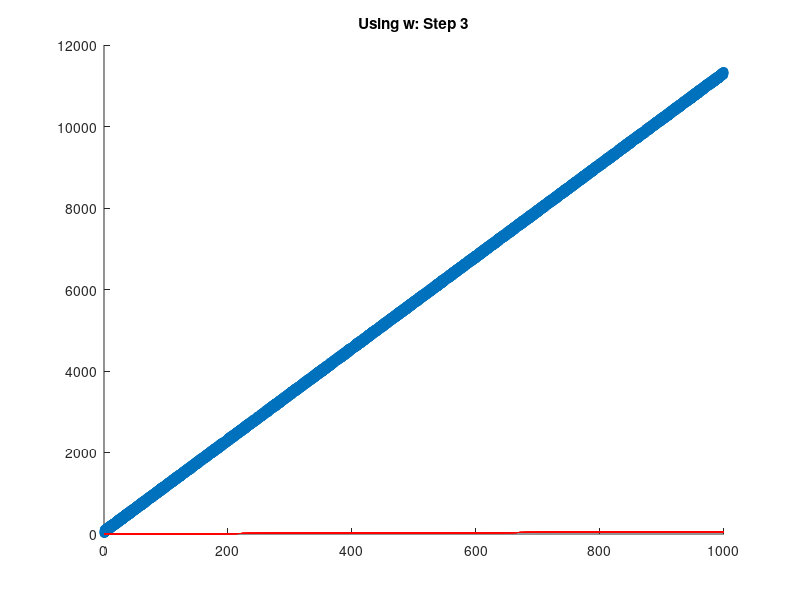
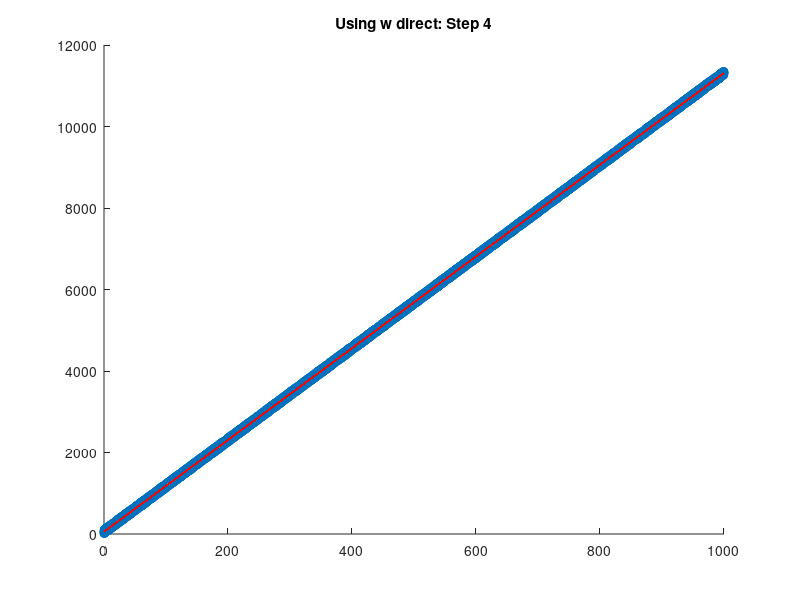
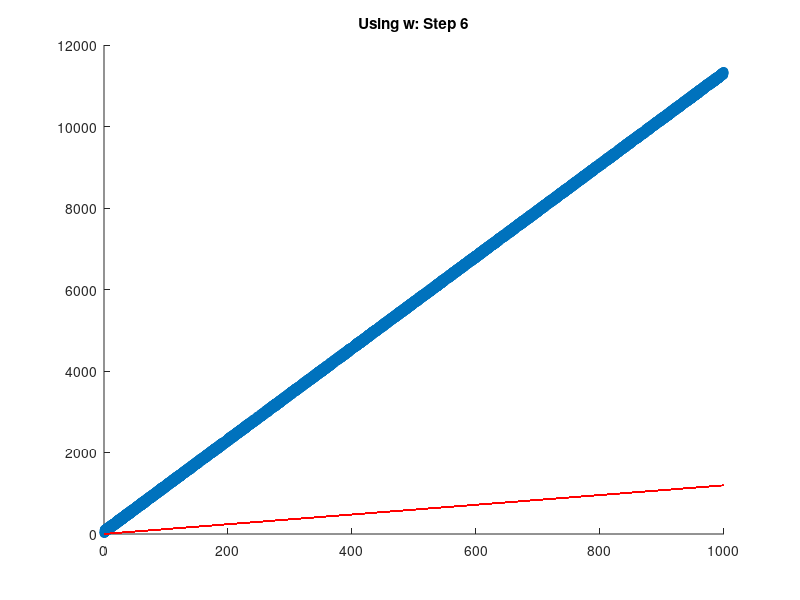
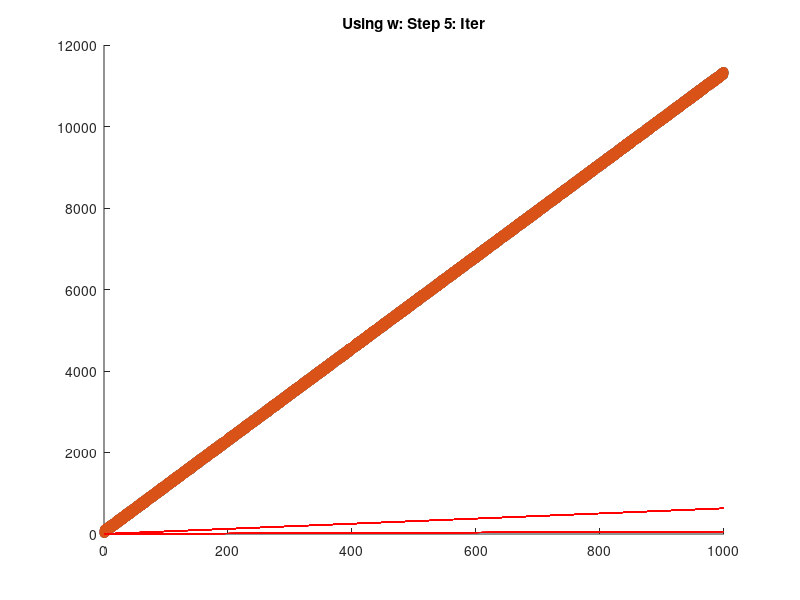

MATLAB code for these plots, in order:
TrainData= csvread('train.csv');
TestData= csvread('test.csv');

size(TrainData)
TrainData(1,:)=[];
size(TrainData)

size(TestData)
TestData(1,:)=[];
size(TestData)

NTrain= length(TrainData);
NTest= length(TestData);

XTrain= zeros(NTrain,1);
YTrain=zeros(NTrain,1);
New_XTrain= zeros(NTrain,2);

% Step 1

for i=1:NTrain
	XTrain(i)= TrainData(i,1);
	YTrain(i)= TrainData(i,2);
endfor

New_XTrain(:, 1)= 1;
New_XTrain(:, 2)= XTrain;

% Step 2
w= rand(2,1);

% Step 3
figure(1);
hold on;
scatter( XTrain, YTrain );
plot( XTrain, w(1) + XTrain*w(2), 'r' );
title('Using w: Step 3');
hold off;

% Step 4
w_direct= inv( New_XTrain' * New_XTrain);
w_direct= w_direct * New_XTrain' * YTrain;

figure(2);
hold on;
scatter( XTrain, YTrain );
plot( XTrain, w_direct(1) + XTrain*w_direct(2), 'r' );
title('Using w direct: Step 4')
hold off;

% Step 5
eta=0.00000001;
N=2;
Count=0;

for nepoch=1:N
	disp('Here')
	for j=1:NTrain
		gradient=  ( YTrain(j) - New_XTrain(j) * w ) * New_XTrain(j);
		w= w + eta*gradient;

		if mod(j,100)==0
            
                figure(j);
                hold on;
		title('Using w: Step 5: Iter');
		scatter( XTrain, YTrain );
		plot( XTrain, w(1) + XTrain*w(2), 'r' );
		Count += 1;
		hold off;
        endif
	endfor
endfor

% Step 6
figure(3)
hold on;
scatter( XTrain, YTrain );
plot( XTrain, w(1) + XTrain*w(2), 'r' );
title('Using w: Step 6');
hold off;

% Step 7

XTest= zeros(NTest,1);
YTest=zeros(NTest,1);
New_XTest= zeros(NTest,2);

for i=1:NTest
	XTest(i)= TestData(i,1);
	YTest(i)= TestData(i,2);
endfor

New_XTest(:, 1)= 1;
New_XTest(:, 2)= XTest;

Y_Pred_1= New_XTest * w;
disp( sqrt( mean( (YTest - Y_Pred_1).^2) ));

Y_Pred_2= New_XTest * w_direct;
disp( sqrt( mean( (YTest - Y_Pred_2).^2) ));
